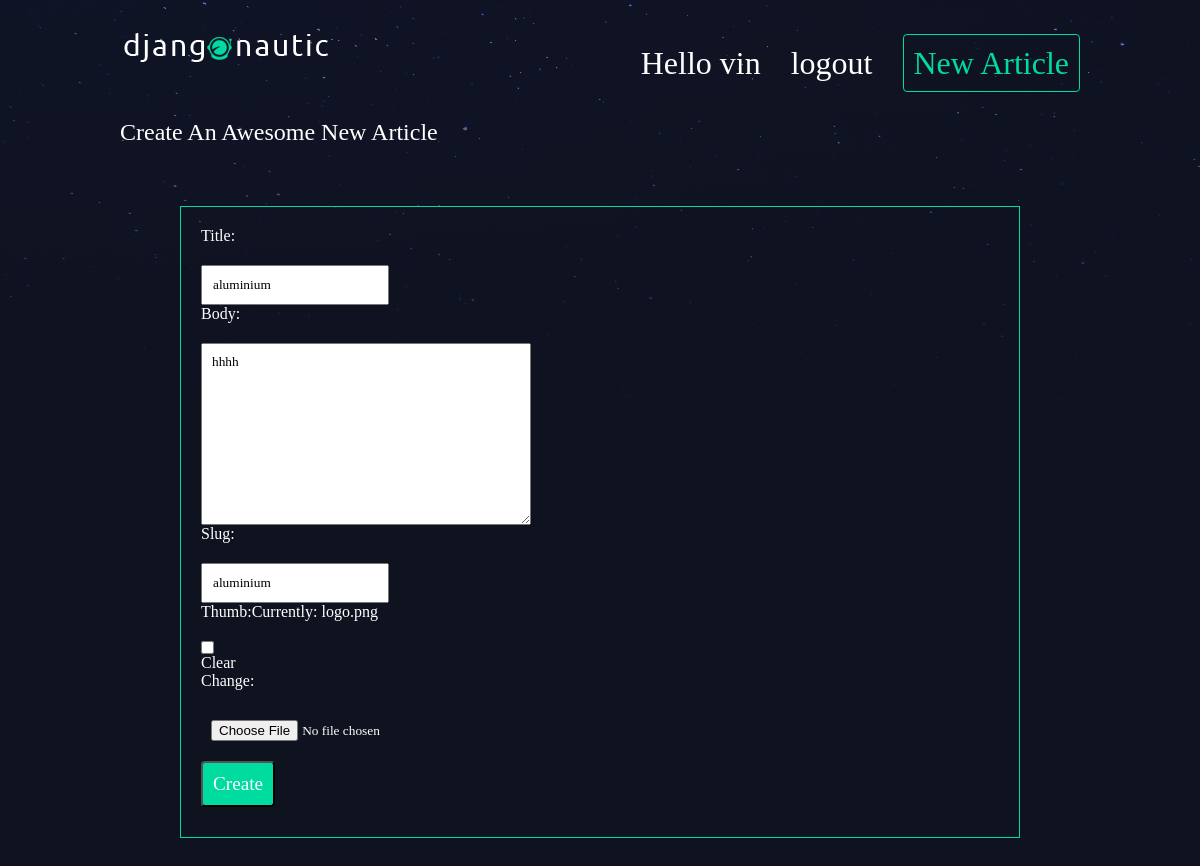
/edit_article/3/ (signed in), run on the app's committed database.
### articles/models.py (models this page shows, shortened)
class Article(models.Model):
    title = models.CharField(max_length=100)
    slug = models.SlugField()
    body = models.TextField()
    date = models.DateTimeField(auto_now_add=True)
    thumb = models.ImageField(default='default.png', blank=True)
    author = models.ForeignKey(User, default=None, on_delete=models.CASCADE)

### articles/views.py (the view)
# urls.py: path('edit_article/<int:article_id>/', views.edit_article, name='edit'),
@login_required
def edit_article(request, article_id):
    article = Article.objects.get(id=article_id)
    if article.author == request.user:
        if request.method != 'POST':
            form = forms.CreateArticle(instance=article)
        else:
            form = forms.CreateArticle(instance=article, data=request.POST, files=request.FILES)
            if form.is_valid():
                form.save()
                return redirect('articles:list')
    else:
        return redirect('articles:list')
    context = {'article': article, 'form': form}
    return render(request, 'articles/edit_article.html', context)

### articles/forms.py
class CreateArticle(forms.ModelForm):
    class Meta:
        model = models.Article
        fields = ['title', 'body', 'slug', 'thumb']

### articles/templates/articles/edit_article.html (shortened to what this page needs)
{% extends 'base_layout.html' %}
{% block content %}
<div class="create-article">
    <h2>Create An Awesome New Article</h2>
    <form action="{% url 'articles:edit' article.id %}" method="post" class="site-form" enctype="multipart/form-data">
        {{ form }}
        <input type="submit" value="Create">
    </form>
</div>
{% endblock content %}

### templates/base_layout.html (shortened to what this page needs)
{% load static %}
<!DOCTYPE html>
<html>
    <head>
        <link rel="stylesheet" href="{% static 'style.css' %}">
    </head>
    <body>
        <header class="wrapper">
            <h1><a href="{% url 'articles:list' %}"><img src="{% static 'logo.png' %}" alt="logo"></a></h1>
              <nav>
                  <ul>
                      {% if user.is_authenticated %}
                      <li class="user-name">Hello {{ user.username }}</li>
                      <li>
                          <form class="logout-link" action="{% url 'accounts:logout' %}" method="post">
                            <button type="submit">logout</button>
                          </form>
                      </li>
                      <li><a href="{% url 'articles:create' %}" class="highlight">New Article</a></li>
                      {% else %}
                      <li><a href="{% url 'accounts:login' %}">Login</a></li>
                      <li><a href="{% url 'accounts:signup' %}">Signup</a></li>
                      {% endif %}
                  </ul>
              </nav>
        </header>
        <div class="wrapper">
            {% block content %}
            {% endblock content %}
        </div>
    </body>
</html>

### assets/style.css (style rules this page uses)
body { background-color: #0f121f; background-image: url('stars.png'); background-repeat: no-repeat; color: #fff; }
body * { font-family: Ubuntu; }
h1, h2, h3, h4, h5 { font-weight: normal; margin: 0; }
a, a:hover, a:visited { color:#fff; text-decoration: none; }
.wrapper { max-width: 960px; margin: 0 auto; }
header { display: grid; grid-template-columns: 1fr 1fr; padding: 20px 0; }
nav { justify-self: end; }
nav li { display: inline-block; margin-left: 20px; }
nav button { background: none; color: #fff; cursor: pointer; border: 0; font-size: 1em; }
.site-form { margin: 60px; border: 1px solid #00dba0; padding: 20px; }
.site-form input, .site-form textarea { display: block; margin: 20px 0 0 0; padding: 10px; }
a.highlight { border: 1px solid #00dba0; padding: 10px; border-radius: 4px; color: #00dba0; }
.site-form input[type="submit"] { background: #00dba0; color: #fff; font-size: 1.2em; border-radius: 4px; margin: 10px 0; }
@media only screen and (max-width: 1200px) { header { display:flex; justify-content: space-between; font-size: ; } }
@media only screen and (max-width: 1200px) { nav button { font-size: 2em; } }
@media only screen and (max-width: 1200px) { a.highlight { font-size: 2rem; } }
@media only screen and (max-width: 1200px) { .user-name { font-size: 2rem; } }

### data on the page
Article: title "aluminium", body "hhhh", slug "aluminium"

### other printed values
{{ user.username }} "vin"
